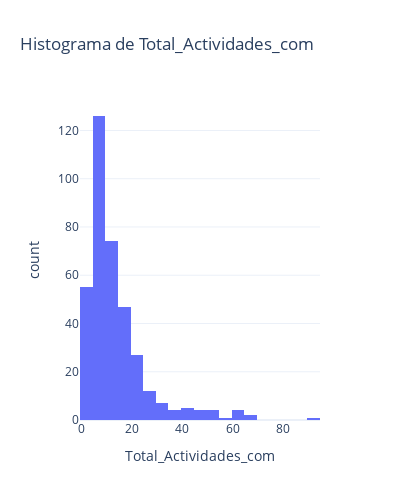

Source (notebook cell):
### Code cell
fig = px.histogram(
    df,
    x=variable, 
    title=f'Histograma de {variable}',
    template="plotly_white",
    nbins=30  
)
fig.update_layout(width=400, height=500)
fig.show()

### Figure 1 — Plotly figure (JSON) as saved in the notebook; plotly's stock layout.template omitted (floating-point values rounded to 4 significant figures; data arrays with more than 128 entries replaced by an {"elided": "..."} marker saying what was removed)
{"data": [{"alignmentgroup": "True", "bingroup": "x", "hovertemplate": "Total_Actividades_com=%{x}<br>count=%{y}<extra></extra>", "legendgroup": "", "marker": {"color": "#636efa", "pattern": {"shape": ""}}, "name": "", "nbinsx": 30, "offsetgroup": "", "orientation": "v", "showlegend": false, "type": "histogram", "x": {"elided": "373 int values"}, "xaxis": "x", "yaxis": "y"}], "layout": {"barmode": "relative", "height": 500, "legend": {"tracegroupgap": 0}, "title": {"text": "Histograma de Total_Actividades_com"}, "width": 400, "xaxis": {"anchor": "y", "domain": [0, 1], "title": {"text": "Total_Actividades_com"}}, "yaxis": {"anchor": "x", "domain": [0, 1], "title": {"text": "count"}}}}
